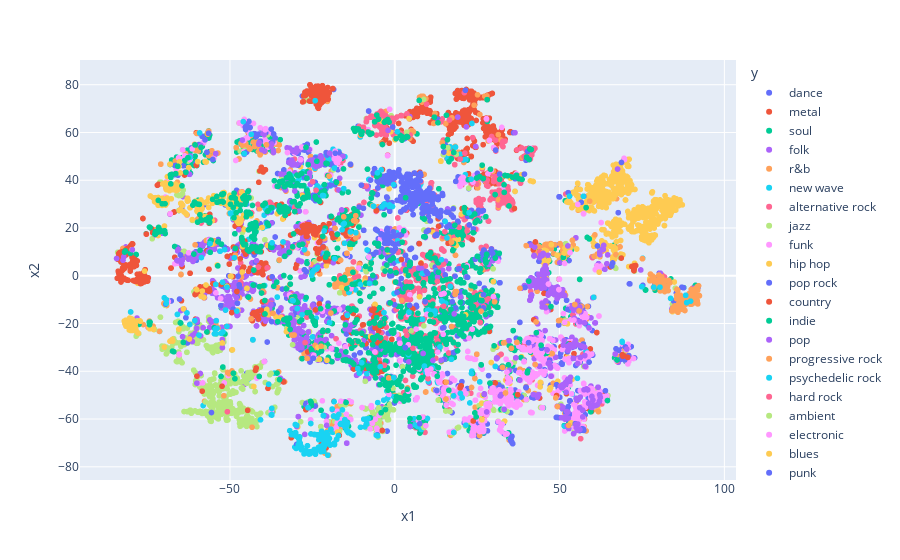

Notebook code for this chart:
### Code cell
visualize(model(X, A).detach(), color = labels)

### Figure 1 — Plotly figure (JSON) as saved in the notebook; plotly's stock layout.template omitted (floating-point values rounded to 4 significant figures; data arrays with more than 128 entries replaced by an {"elided": "..."} marker saying what was removed)
{"data": [{"customdata": {"elided": "428x1 str values"}, "hovertemplate": "y=dance<br>x1=%{x}<br>x2=%{y}<br>name=%{customdata[0]}<extra></extra>", "legendgroup": "dance", "marker": {"color": "#636efa", "symbol": "circle"}, "mode": "markers", "name": "dance", "showlegend": true, "type": "scattergl", "x": {"elided": "428 float values"}, "xaxis": "x", "y": {"elided": "428 float values"}, "yaxis": "y"}, {"customdata": {"elided": "535x1 str values"}, "hovertemplate": "y=metal<br>x1=%{x}<br>x2=%{y}<br>name=%{customdata[0]}<extra></extra>", "legendgroup": "metal", "marker": {"color": "#EF553B", "symbol": "circle"}, "mode": "markers", "name": "metal", "showlegend": true, "type": "scattergl", "x": {"elided": "535 float values"}, "xaxis": "x", "y": {"elided": "535 float values"}, "yaxis": "y"}, {"customdata": {"elided": "328x1 str values"}, "hovertemplate": "y=soul<br>x1=%{x}<br>x2=%{y}<br>name=%{customdata[0]}<extra></extra>", "legendgroup": "soul", "marker": {"color": "#00cc96", "symbol": "circle"}, "mode": "markers", "name": "soul", "showlegend": true, "type": "scattergl", "x": {"elided": "328 float values"}, "xaxis": "x", "y": {"elided": "328 float values"}, "yaxis": "y"}, {"customdata": {"elided": "567x1 str values"}, "hovertemplate": "y=folk<br>x1=%{x}<br>x2=%{y}<br>name=%{customdata[0]}<extra></extra>", "legendgroup": "folk", "marker": {"color": "#ab63fa", "symbol": "circle"}, "mode": "markers", "name": "folk", "showlegend": true, "type": "scattergl", "x": {"elided": "567 float values"}, "xaxis": "x", "y": {"elided": "567 float values"}, "yaxis": "y"}, {"customdata": {"elided": "469x1 str values"}, "hovertemplate": "y=r&b<br>x1=%{x}<br>x2=%{y}<br>name=%{customdata[0]}<extra></extra>", "legendgroup": "r&b", "marker": {"color": "#FFA15A", "symbol": "circle"}, "mode": "markers", "name": "r&b", "showlegend": true, "type": "scattergl", "x": {"elided": "469 float values"}, "xaxis": "x", "y": {"elided": "469 float values"}, "yaxis": "y"}, {"customdata": {"elided": "168x1 str values"}, "hovertemplate": "y=new wave<br>x1=%{x}<br>x2=%{y}<br>name=%{customdata[0]}<extra></extra>", "legendgroup": "new wave", "marker": {"color": "#19d3f3", "symbol": "circle"}, "mode": "markers", "name": "new wave", "showlegend": true, "type": "scattergl", "x": {"elided": "168 float values"}, "xaxis": "x", "y": {"elided": "168 float values"}, "yaxis": "y"}, {"customdata": {"elided": "688x1 str values"}, "hovertemplate": "y=alternative rock<br>x1=%{x}<br>x2=%{y}<br>name=%{customdata[0]}<extra></extra>", "legendgroup": "alternative rock", "marker": {"color": "#FF6692", "symbol": "circle"}, "mode": "markers", "name": "alternative rock", "showlegend": true, "type": "scattergl", "x": {"elided": "688 float values"}, "xaxis": "x", "y": {"elided": "688 float values"}, "yaxis": "y"}, {"customdata": {"elided": "808x1 str values"}, "hovertemplate": "y=jazz<br>x1=%{x}<br>x2=%{y}<br>name=%{customdata[0]}<extra></extra>", "legendgroup": "jazz", "marker": {"color": "#B6E880", "symbol": "circle"}, "mode": "markers", "name": "jazz", "showlegend": true, "type": "scattergl", "x": {"elided": "808 float values"}, "xaxis": "x", "y": {"elided": "808 float values"}, "yaxis": "y"}, {"customdata": {"elided": "165x1 str values"}, "hovertemplate": "y=funk<br>x1=%{x}<br>x2=%{y}<br>name=%{customdata[0]}<extra></extra>", "legendgroup": "funk", "marker": {"color": "#FF97FF", "symbol": "circle"}, "mode": "markers", "name": "funk", "showlegend": true, "type": "scattergl", "x": {"elided": "165 float values"}, "xaxis": "x", "y": {"elided": "165 float values"}, "yaxis": "y"}, {"customdata": {"elided": "790x1 str values"}, "hovertemplate": "y=hip hop<br>x1=%{x}<br>x2=%{y}<br>name=%{customdata[0]}<extra></extra>", "legendgroup": "hip hop", "marker": {"color": "#FECB52", "symbol": "circle"}, "mode": "markers", "name": "hip hop", "showlegend": true, "type": "scattergl", "x": {"elided": "790 float values"}, "xaxis": "x", "y": {"elided": "790 float values"}, "yaxis": "y"}, {"customdata": {"elided": "487x1 str values"}, "hovertemplate": "y=pop rock<br>x1=%{x}<br>x2=%{y}<br>name=%{customdata[0]}<extra></extra>", "legendgroup": "pop rock", "marker": {"color": "#636efa", "symbol": "circle"}, "mode": "markers", "name": "pop rock", "showlegend": true, "type": "scattergl", "x": {"elided": "487 float values"}, "xaxis": "x", "y": {"elided": "487 float values"}, "yaxis": "y"}, {"customdata": {"elided": "396x1 str values"}, "hovertemplate": "y=country<br>x1=%{x}<br>x2=%{y}<br>name=%{customdata[0]}<extra></extra>", "legendgroup": "country", "marker": {"color": "#EF553B", "symbol": "circle"}, "mode": "markers", "name": "country", "showlegend": true, "type": "scattergl", "x": {"elided": "396 float values"}, "xaxis": "x", "y": {"elided": "396 float values"}, "yaxis": "y"}, {"customdata": {"elided": "856x1 str values"}, "hovertemplate": "y=indie<br>x1=%{x}<br>x2=%{y}<br>name=%{customdata[0]}<extra></extra>", "legendgroup": "indie", "marker": {"color": "#00cc96", "symbol": "circle"}, "mode": "markers", "name": "indie", "showlegend": true, "type": "scattergl", "x": {"elided": "856 float values"}, "xaxis": "x", "y": {"elided": "856 float values"}, "yaxis": "y"}, {"customdata": {"elided": "629x1 str values"}, "hovertemplate": "y=pop<br>x1=%{x}<br>x2=%{y}<br>name=%{customdata[0]}<extra></extra>", "legendgroup": "pop", "marker": {"color": "#ab63fa", "symbol": "circle"}, "mode": "markers", "name": "pop", "showlegend": true, "type": "scattergl", "x": {"elided": "629 float values"}, "xaxis": "x", "y": {"elided": "629 float values"}, "yaxis": "y"}, {"customdata": {"elided": "186x1 str values"}, "hovertemplate": "y=progressive rock<br>x1=%{x}<br>x2=%{y}<br>name=%{customdata[0]}<extra></extra>", "legendgroup": "progressive rock", "marker": {"color": "#FFA15A", "symbol": "circle"}, "mode": "markers", "name": "progressive rock", "showlegend": true, "type": "scattergl", "x": {"elided": "186 float values"}, "xaxis": "x", "y": {"elided": "186 float values"}, "yaxis": "y"}, {"customdata": [["The Oscillation"], [null], ["Vibrasphere"], [null], ["Greg Weeks"], ["Current 93"], ["Blues Magoos"], ["Minsk"], ["Osees"], [null], ["The Legendary Pink Dots"], ["Tarentel"], ["Can"], ["The Other Half"], ["Der Blutharsch"], ["Gal Costa"], ["The Red Krayola"], ["True West"], ["Afrirampo"], ["The Great Society"], ["Our Brother the Native"], ["The Low Frequency in Stereo"], ["The Asteroid No.4"], ["Thrones"], ["Sic Alps"], ["Ganglians"], ["Master Musicians of Bukkake"], ["Small Faces"], ["Memory Tapes"], ["Crispian St. Peters"], ["The Idle Race"], ["Eternal Tapestry"], ["Wes King"], ["Taxiride"], ["Total Shutdown"], ["The Bevis Frond"], ["The Orange Alabaster Mushroom"], ["Stacy Kidd"], ["The Wilde Flowers"], ["Black Cobra"], [null], ["Iron Butterfly"], ["Quicksilver Messenger Service"], ["Russ Taff"], ["Tame Impala"], ["Sun Dial"], ["The Chambers Brothers"], ["Kathy Troccoli"], ["Grace Slick"], ["White Hills"], ["Count Five"], ["The Black Angels"], ["Ariel Pink’s Haunted Graffiti"], [null], [null], ["Alex Bleeker and the Freaks"], ["Sleepy Sun"], ["The Shadows of Knight"], ["Dungen"], [null], ["The Seeds"], ["Tia Carrera"], ["Yakuza"], [null], [null], [null], ["Baroness"], ["The Move"], ["The Birds"], ["Rupert Hine"], [null], ["Tommy James & the Shondells"], ["Os Mutantes"], ["Experimental Aircraft"], ["Ty Segall"], ["Syd Barrett"], ["SubArachnoid Space"], ["Harpers Bizarre"], ["Spacemen 3"], [null], ["The Pretty Things"], ["Kuusumun Profeetta"], ["Ramesses"], ["? and the Mysterians"], ["The Three O’Clock"], ["Peter Sarstedt"], [null], ["Residual Echoes"], ["The Charlatans"], ["Wooden Wand"], [null], [null], ["The Deviants"], ["Mick Farren"], ["The Warlocks"], ["Fat Worm of Error"], ["Skullflower"], ["The Tyde"], ["Entrance"], [null], ["The Entrance Band"], ["Paik"], ["Kevin Ayers"], [null], ["Iceburn"], ["Harvey Milk"], ["The Peanut Butter Conspiracy"], ["MFG"], ["The Doors"], ["Maserati"], [null], ["Coyote Oldman"], ["The Telescopes"], ["Manuel Tur"], ["Strawberry Alarm Clock"], ["Teengirl Fantasy"], ["The Brian Jonestown Massacre"], ["The Litter"], ["Marty Wilde"], ["Psychic Ills"], ["Country Joe and the Fish"], [null], [null], ["African Head Charge"], ["Hopewell"]], "hovertemplate": "y=psychedelic rock<br>x1=%{x}<br>x2=%{y}<br>name=%{customdata[0]}<extra></extra>", "legendgroup": "psychedelic rock", "marker": {"color": "#19d3f3", "symbol": "circle"}, "mode": "markers", "name": "psychedelic rock", "showlegend": true, "type": "scattergl", "x": [11.43, -56.11, -9.029, -2.344, -8.461, 2.514, -39.26, 16.67, -11.21, 16.41, 1.141, -3.571, -13.76, -37.68, -5.173, -21.66, -12.07, 1.78, 23.39, -49.81, 10.19, 12.12, -0.2597, 18.42, 17.67, 15.45, -11.83, -37.96, 12.94, -51.62, -38.84, 9.909, -31.36, 12.53, -8.719, -0.08836, 6.176, 51.52, -40.04, 15.47, 9.318, -48.49, -49.86, -29.24, 9.918, -0.2069, -62.13, -50.93, -49.11, 10.47, -39.05, 12.19, 9.004, -8.755, -45.2, 14.6, 11.62, -38.56, 11.67, 11.57, -39.12, 20.76, 16.83, 58.05, -39.28, 6.937, 19.9, -38.81, -37.99, 0.8898, 23.43, -56.0, -21.35, 17.19, 15.84, -11.96, -3.341, -58.67, 8.096, 15.95, -39.03, 25.77, 15.24, -38.3, 0.9543, -43.07, 8.371, 10.03, -47.91, -10.74, 14.21, 16.17, -39.07, -23.5, 12.14, -4.072, -9.986, 4.174, -10.03, -37.07, 11.44, -2.071, -13.73, -13.96, 21.42, 18.4, -49.79, 28.66, -48.59, -0.2987, -48.81, -30.31, 5.853, 53.87, -39.31, 13.04, 8.429, -39.04, -52.95, 11.97, -48.65, -39.02, -54.26, 33.14, 10.43], "xaxis": "x", "y": [-38.46, 14.46, -55.63, -51.49, -41.02, 18.74, 29.29, 52.31, -38.9, 49.69, 18.34, -55.83, -6.752, 29.3, -53.13, 11.94, -3.385, 6.753, -39.93, 26.05, -44.31, -15.99, -42.63, 53.91, -13.78, -11.55, -5.939, 27.37, -44.26, 10.95, 22.04, -14.52, 41.85, 1.994, 3.276, -7.447, -62.45, -63.02, 19.99, 51.12, -40.21, 34.12, 26.29, 39.99, -59.77, -7.446, 49.61, -21.21, 24.04, -14.49, 29.43, -14.72, -37.81, 2.947, 30.04, -10.91, -15.25, 30.28, -15.39, -14.95, 29.49, 48.49, 53.98, -31.66, 28.63, -63.07, 50.9, 21.99, 28.24, 14.66, -40.08, 13.83, 9.327, -35.0, 15.83, -2.966, -52.09, 7.621, -64.37, 49.09, 27.63, -44.44, 51.27, 30.3, 6.259, -3.811, 0.9702, -14.4, 24.49, -40.82, -10.5, 51.9, 20.71, 37.64, -14.89, 44.36, 2.824, -33.11, -36.43, 28.52, -14.97, -51.18, -4.959, -6.994, 42.36, 53.86, 26.01, -53.34, 26.7, -50.61, 24.69, -71.75, -59.87, -49.55, 28.2, -44.83, -18.28, 29.06, 10.28, -15.03, 24.38, 29.34, 32.1, -56.25, -14.6], "yaxis": "y"}, {"customdata": {"elided": "363x1 str values"}, "hovertemplate": "y=hard rock<br>x1=%{x}<br>x2=%{y}<br>name=%{customdata[0]}<extra></extra>", "legendgroup": "hard rock", "marker": {"color": "#FF6692", "symbol": "circle"}, "mode": "markers", "name": "hard rock", "showlegend": true, "type": "scattergl", "x": {"elided": "363 float values"}, "xaxis": "x", "y": {"elided": "363 float values"}, "yaxis": "y"}, {"customdata": {"elided": "161x1 str values"}, "hovertemplate": "y=ambient<br>x1=%{x}<br>x2=%{y}<br>name=%{customdata[0]}<extra></extra>", "legendgroup": "ambient", "marker": {"color": "#B6E880", "symbol": "circle"}, "mode": "markers", "name": "ambient", "showlegend": true, "type": "scattergl", "x": {"elided": "161 float values"}, "xaxis": "x", "y": {"elided": "161 float values"}, "yaxis": "y"}, {"customdata": {"elided": "679x1 str values"}, "hovertemplate": "y=electronic<br>x1=%{x}<br>x2=%{y}<br>name=%{customdata[0]}<extra></extra>", "legendgroup": "electronic", "marker": {"color": "#FF97FF", "symbol": "circle"}, "mode": "markers", "name": "electronic", "showlegend": true, "type": "scattergl", "x": {"elided": "679 float values"}, "xaxis": "x", "y": {"elided": "679 float values"}, "yaxis": "y"}, {"customdata": {"elided": "379x1 str values"}, "hovertemplate": "y=blues<br>x1=%{x}<br>x2=%{y}<br>name=%{customdata[0]}<extra></extra>", "legendgroup": "blues", "marker": {"color": "#FECB52", "symbol": "circle"}, "mode": "markers", "name": "blues", "showlegend": true, "type": "scattergl", "x": {"elided": "379 float values"}, "xaxis": "x", "y": {"elided": "379 float values"}, "yaxis": "y"}, {"customdata": {"elided": "500x1 str values"}, "hovertemplate": "y=punk<br>x1=%{x}<br>x2=%{y}<br>name=%{customdata[0]}<extra></extra>", "legendgroup": "punk", "marker": {"color": "#636efa", "symbol": "circle"}, "mode": "markers", "name": "punk", "showlegend": true, "type": "scattergl", "x": {"elided": "500 float values"}, "xaxis": "x", "y": {"elided": "500 float values"}, "yaxis": "y"}, {"customdata": {"elided": "278x1 str values"}, "hovertemplate": "y=latin<br>x1=%{x}<br>x2=%{y}<br>name=%{customdata[0]}<extra></extra>", "legendgroup": "latin", "marker": {"color": "#EF553B", "symbol": "circle"}, "mode": "markers", "name": "latin", "showlegend": true, "type": "scattergl", "x": {"elided": "278 float values"}, "xaxis": "x", "y": {"elided": "278 float values"}, "yaxis": "y"}, {"customdata": {"elided": "644x1 str values"}, "hovertemplate": "y=rock<br>x1=%{x}<br>x2=%{y}<br>name=%{customdata[0]}<extra></extra>", "legendgroup": "rock", "marker": {"color": "#00cc96", "symbol": "circle"}, "mode": "markers", "name": "rock", "showlegend": true, "type": "scattergl", "x": {"elided": "644 float values"}, "xaxis": "x", "y": {"elided": "644 float values"}, "yaxis": "y"}, {"customdata": {"elided": "154x1 str values"}, "hovertemplate": "y=house<br>x1=%{x}<br>x2=%{y}<br>name=%{customdata[0]}<extra></extra>", "legendgroup": "house", "marker": {"color": "#ab63fa", "symbol": "circle"}, "mode": "markers", "name": "house", "showlegend": true, "type": "scattergl", "x": {"elided": "154 float values"}, "xaxis": "x", "y": {"elided": "154 float values"}, "yaxis": "y"}, {"customdata": {"elided": "208x1 str values"}, "hovertemplate": "y=reggae<br>x1=%{x}<br>x2=%{y}<br>name=%{customdata[0]}<extra></extra>", "legendgroup": "reggae", "marker": {"color": "#FFA15A", "symbol": "circle"}, "mode": "markers", "name": "reggae", "showlegend": true, "type": "scattergl", "x": {"elided": "208 float values"}, "xaxis": "x", "y": {"elided": "208 float values"}, "yaxis": "y"}, {"customdata": {"elided": "270x1 str values"}, "hovertemplate": "y=classical<br>x1=%{x}<br>x2=%{y}<br>name=%{customdata[0]}<extra></extra>", "legendgroup": "classical", "marker": {"color": "#19d3f3", "symbol": "circle"}, "mode": "markers", "name": "classical", "showlegend": true, "type": "scattergl", "x": {"elided": "270 float values"}, "xaxis": "x", "y": {"elided": "270 float values"}, "yaxis": "y"}], "layout": {"legend": {"title": {"text": "y"}, "tracegroupgap": 0}, "margin": {"t": 60}, "xaxis": {"anchor": "y", "domain": [0, 1], "title": {"text": "x1"}}, "yaxis": {"anchor": "x", "domain": [0, 1], "title": {"text": "x2"}}}}
